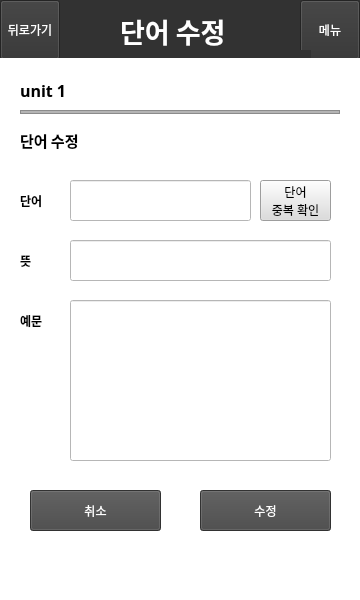
<?xml version="1.0" encoding="UTF-8"?>
<ui version="4.0">
 <class>UpdateByManagerPage</class>
 <widget class="QMainWindow" name="UpdateByManagerPage">
  <property name="geometry">
   <rect>
    <x>0</x>
    <y>0</y>
    <width>360</width>
    <height>600</height>
   </rect>
  </property>
  <property name="windowTitle">
   <string>MainWindow</string>
  </property>
  <property name="styleSheet">
   <string notr="true">background-color:rgb(255, 255, 255)
</string>
  </property>
  <widget class="QWidget" name="centralwidget">
   <widget class="QWidget" name="menuBase" native="true">
    <property name="geometry">
     <rect>
      <x>0</x>
      <y>0</y>
      <width>360</width>
      <height>58</height>
     </rect>
    </property>
    <property name="styleSheet">
     <string notr="true">background-color:rgba(50, 50, 50)</string>
    </property>
    <widget class="QLabel" name="titleName">
     <property name="geometry">
      <rect>
       <x>120</x>
       <y>10</y>
       <width>151</width>
       <height>41</height>
      </rect>
     </property>
     <property name="font">
      <font>
       <family>맑은 고딕</family>
       <pointsize>20</pointsize>
       <weight>87</weight>
       <italic>false</italic>
       <bold>true</bold>
      </font>
     </property>
     <property name="styleSheet">
      <string notr="true">font: 700 20pt &quot;맑은 고딕&quot;;
color: rgb(255, 255, 255);
</string>
     </property>
     <property name="text">
      <string>단어 수정</string>
     </property>
    </widget>
    <widget class="QPushButton" name="menuBtn">
     <property name="geometry">
      <rect>
       <x>300</x>
       <y>0</y>
       <width>60</width>
       <height>60</height>
      </rect>
     </property>
     <property name="styleSheet">
      <string notr="true">color: rgb(255, 255, 255);</string>
     </property>
     <property name="text">
      <string>메뉴</string>
     </property>
    </widget>
    <widget class="QPushButton" name="backBtn">
     <property name="geometry">
      <rect>
       <x>0</x>
       <y>0</y>
       <width>60</width>
       <height>60</height>
      </rect>
     </property>
     <property name="styleSheet">
      <string notr="true">color: rgb(255, 255, 255);</string>
     </property>
     <property name="text">
      <string>뒤로가기</string>
     </property>
    </widget>
    <widget class="QLabel" name="titleName_2">
     <property name="geometry">
      <rect>
       <x>160</x>
       <y>50</y>
       <width>151</width>
       <height>41</height>
      </rect>
     </property>
     <property name="font">
      <font>
       <family>맑은 고딕</family>
       <pointsize>20</pointsize>
       <weight>87</weight>
       <italic>false</italic>
       <bold>true</bold>
      </font>
     </property>
     <property name="styleSheet">
      <string notr="true">font: 700 20pt &quot;맑은 고딕&quot;;
color: rgb(255, 255, 255);
</string>
     </property>
     <property name="text">
      <string>단어 수정</string>
     </property>
    </widget>
   </widget>
   <widget class="QPushButton" name="checkWordBtn">
    <property name="geometry">
     <rect>
      <x>260</x>
      <y>180</y>
      <width>71</width>
      <height>41</height>
     </rect>
    </property>
    <property name="styleSheet">
     <string notr="true">background-color:rgb(220, 220, 220);
font: 8pt &quot;맑은 고딕&quot;;
color: rgb(0,0,0);</string>
    </property>
    <property name="text">
     <string>단어
중복 확인</string>
    </property>
    <property name="autoDefault">
     <bool>false</bool>
    </property>
    <property name="default">
     <bool>false</bool>
    </property>
    <property name="flat">
     <bool>false</bool>
    </property>
   </widget>
   <widget class="QLineEdit" name="word">
    <property name="geometry">
     <rect>
      <x>70</x>
      <y>180</y>
      <width>181</width>
      <height>41</height>
     </rect>
    </property>
    <property name="styleSheet">
     <string notr="true">background-color: rgb(255, 255, 255);</string>
    </property>
   </widget>
   <widget class="QPushButton" name="exitBtn">
    <property name="geometry">
     <rect>
      <x>30</x>
      <y>490</y>
      <width>131</width>
      <height>41</height>
     </rect>
    </property>
    <property name="styleSheet">
     <string notr="true">background-color:rgb(70, 70, 70);
font: 10pt &quot;맑은 고딕&quot;;
color: rgb(255, 255, 255);</string>
    </property>
    <property name="text">
     <string>취소</string>
    </property>
    <property name="autoDefault">
     <bool>false</bool>
    </property>
    <property name="default">
     <bool>false</bool>
    </property>
    <property name="flat">
     <bool>false</bool>
    </property>
   </widget>
   <widget class="QPushButton" name="updateBtn">
    <property name="geometry">
     <rect>
      <x>200</x>
      <y>490</y>
      <width>131</width>
      <height>41</height>
     </rect>
    </property>
    <property name="styleSheet">
     <string notr="true">background-color:rgb(70, 70, 70);
font: 10pt &quot;맑은 고딕&quot;;
color: rgb(255, 255, 255);</string>
    </property>
    <property name="text">
     <string>수정</string>
    </property>
    <property name="autoDefault">
     <bool>false</bool>
    </property>
    <property name="default">
     <bool>false</bool>
    </property>
    <property name="flat">
     <bool>false</bool>
    </property>
   </widget>
   <widget class="QLabel" name="subTitle">
    <property name="geometry">
     <rect>
      <x>20</x>
      <y>120</y>
      <width>101</width>
      <height>41</height>
     </rect>
    </property>
    <property name="font">
     <font>
      <family>맑은 고딕</family>
      <pointsize>11</pointsize>
      <weight>87</weight>
      <italic>false</italic>
      <bold>true</bold>
     </font>
    </property>
    <property name="styleSheet">
     <string notr="true">font: 700 11pt &quot;맑은 고딕&quot;;
color: rgb(0, 0, 0
);
</string>
    </property>
    <property name="text">
     <string>단어 수정</string>
    </property>
   </widget>
   <widget class="QLabel" name="txt1">
    <property name="geometry">
     <rect>
      <x>20</x>
      <y>180</y>
      <width>41</width>
      <height>41</height>
     </rect>
    </property>
    <property name="font">
     <font>
      <family>맑은 고딕</family>
      <pointsize>9</pointsize>
      <weight>87</weight>
      <italic>false</italic>
      <bold>true</bold>
     </font>
    </property>
    <property name="styleSheet">
     <string notr="true">font: 700 9pt &quot;맑은 고딕&quot;;
color: rgb(0, 0, 0
);
</string>
    </property>
    <property name="text">
     <string>단어</string>
    </property>
   </widget>
   <widget class="QLabel" name="txt2">
    <property name="geometry">
     <rect>
      <x>20</x>
      <y>240</y>
      <width>41</width>
      <height>41</height>
     </rect>
    </property>
    <property name="font">
     <font>
      <family>맑은 고딕</family>
      <pointsize>9</pointsize>
      <weight>87</weight>
      <italic>false</italic>
      <bold>true</bold>
     </font>
    </property>
    <property name="styleSheet">
     <string notr="true">font: 700 9pt &quot;맑은 고딕&quot;;
color: rgb(0, 0, 0
);
</string>
    </property>
    <property name="text">
     <string>뜻</string>
    </property>
   </widget>
   <widget class="QLineEdit" name="meaning">
    <property name="geometry">
     <rect>
      <x>70</x>
      <y>240</y>
      <width>261</width>
      <height>41</height>
     </rect>
    </property>
    <property name="styleSheet">
     <string notr="true">background-color: rgb(255, 255, 255);</string>
    </property>
   </widget>
   <widget class="QLabel" name="txt3">
    <property name="geometry">
     <rect>
      <x>20</x>
      <y>300</y>
      <width>41</width>
      <height>41</height>
     </rect>
    </property>
    <property name="font">
     <font>
      <family>맑은 고딕</family>
      <pointsize>9</pointsize>
      <weight>87</weight>
      <italic>false</italic>
      <bold>true</bold>
     </font>
    </property>
    <property name="styleSheet">
     <string notr="true">font: 700 9pt &quot;맑은 고딕&quot;;
color: rgb(0, 0, 0
);
</string>
    </property>
    <property name="text">
     <string>예문</string>
    </property>
   </widget>
   <widget class="QLineEdit" name="sentence">
    <property name="geometry">
     <rect>
      <x>70</x>
      <y>300</y>
      <width>261</width>
      <height>161</height>
     </rect>
    </property>
    <property name="styleSheet">
     <string notr="true">background-color: rgb(255, 255, 255);</string>
    </property>
   </widget>
   <widget class="QFrame" name="frame">
    <property name="geometry">
     <rect>
      <x>20</x>
      <y>110</y>
      <width>320</width>
      <height>4</height>
     </rect>
    </property>
    <property name="styleSheet">
     <string notr="true">background-color:rgb(180 ,180 ,180 )</string>
    </property>
    <property name="frameShape">
     <enum>QFrame::StyledPanel</enum>
    </property>
    <property name="frameShadow">
     <enum>QFrame::Raised</enum>
    </property>
   </widget>
   <widget class="QLabel" name="unitName">
    <property name="geometry">
     <rect>
      <x>20</x>
      <y>80</y>
      <width>61</width>
      <height>21</height>
     </rect>
    </property>
    <property name="font">
     <font>
      <family>맑은 고딕</family>
      <pointsize>12</pointsize>
      <weight>87</weight>
      <italic>false</italic>
      <bold>true</bold>
     </font>
    </property>
    <property name="styleSheet">
     <string notr="true">font: 700 12pt &quot;맑은 고딕&quot;;
color: rgb(0, 0, 0
);
</string>
    </property>
    <property name="text">
     <string>unit 1</string>
    </property>
   </widget>
  </widget>
  <widget class="QMenuBar" name="menubar">
   <property name="geometry">
    <rect>
     <x>0</x>
     <y>0</y>
     <width>360</width>
     <height>26</height>
    </rect>
   </property>
  </widget>
  <widget class="QStatusBar" name="statusbar"/>
 </widget>
 <resources/>
 <connections/>
</ui>
